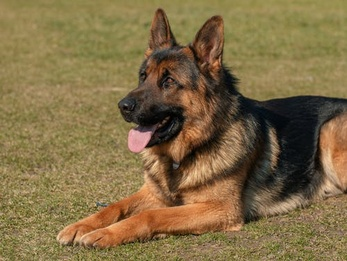
#> input picture src/GermanShep.jpeg, 347 x 261 px, shrunk from 500 x 376 before the run
$ python split.py   (older library calls are emulated)
#> lines starting #> are read from the running program, lines starting #| are printed output that depends on the picture; pictures that were not available may be replaced by others from this repository, and a replacement may not be noted
import numpy as np
import scipy as sc
import cv2 as cv
import matplotlib as plt
from matplotlib import pyplot
import pylab as pyl
import PIL
import glob
import os
import imageio
from PIL import Image
from PIL import ImagePalette
from statistics import mean
#https://stackoverflow.com/questions/20368413/draw-grid-lines-over-an-image-in-matplotlib
#https://stackoverflow.com/questions/19062875/how-to-get-the-number-of-channels-from-an-image-in-opencv-2
#https://stackoverflow.com/questions/13167269/changing-pixel-color-python

# [94 lines left out: functions splitImage2, replaceImageWithAvgs, not called in this run]

def readTileImages(imageDir):
    """
    Gather Tiles:
    Read list of images from a directory and put in list
    """
    images = [] # List to store all tile image files
    files = os.listdir(imageDir)

    for file in files:
        #path = os.path.abspath(os.path.join(imageDir,file))
        path = os.path.abspath(os.path.join(imageDir,file))
        image = Image.open(path)
        #images = np.concatenate((images,image), axis=0)
        images.append(image)
        #print(images)
    return images

def averageRGB(Image):
    """
    Given a single Image, return avg colour (r,g,b)
    """
    img = np.array(Image)
    #width, height, col_pixels = img.shape[:3]
    #img.shape = (width * height,col_pixels)

    return tuple(np.mean(img,axis=(0,1)))


def getAVGsInDir(imgDir):
    """
    Gets the average RGB of jpeg tiles in the tile directory and appends them to a
    list.
    """
    avgs = []
    for img in glob.iglob(imgDir + '/*.jpg'):
        image = Image.open(img)
        avg = averageRGB(image)
        #print(avg)
        avgs.append(avg)

    return avgs

# [7 lines left out: function resizeImage2, not called in this run]

def resizeImage(img,sf):
    """
    Function to resize an image into a square block,
    by scalefactor "sf".
    """
    img = img.resize((sf,sf), Image.ANTIALIAS)
    return img


def createGrid(images, w, h, imageSize):
  """
  Create a grid of images given a list of tiles.
  """
  m = h
  n = w
  width = imageSize
  height = imageSize
  # sanity check
  #assert m*n == len(images)

  resizedImages = []
  for img in images:
      resizedImages.append(resizeImage(img,imageSize))

  # create empty image to overlay tiles on
  grid_img = Image.new('RGB', (n*width, m*height))

  # paste images
  for index in range(len(resizedImages)):
    row = int(index/n)
    col = index - n*row
    grid_img.paste(resizedImages[index], (col*width, row*height))

  return grid_img


# copied
# def tileMatchAlgorithm(in_avg, avgs):
#     """
#     Algorithm to find the index of the best matching tile using Euclidian distance
#     """
#     avg = in_avg
#     i = 0
#     min_i = 0
#     dist = 0
#     min_dist = float("inf")
#     for val in avgs:
#         # euclidian distance function
#         dist = ((val[0] - avg[0])*(val[0] - avg[0]) +
#             (val[1] - avg[1])*(val[1] - avg[1]) +
#             (val[2] - avg[2])*(val[2] - avg[2]))
#
#         #dist = np.linalg.norm(val - avg)
#     if dist < min_dist:
#       min_dist = dist
#       min_i = i
#     i += 1
#     return min_i
def tileMatchAlgorithm(avg, avgs):
  """
  return index of best Image match based on RGB value distance
  """

  # get the closest RGB value to input, based on x/y/z distance
  index = 0
  min_index = 0
  min_dist = float("inf")
  for val in avgs:
    dist = ((val[0] - avg[0])*(val[0] - avg[0]) +
            (val[1] - avg[1])*(val[1] - avg[1]) +
            (val[2] - avg[2])*(val[2] - avg[2]))
    if dist < min_dist:
      min_dist = dist
      min_index = index
    index += 1

  return min_index
# [10 lines of commented-out code are left out]

def splitImage(image, blockdims):
  """
  Splits image into blocks and returns a list of sub images
  """
  # list of sub images
  sub_images = []

  width = image.size[0]
  height = image.size[1]
  m = blockdims
  n = blockdims
  w, h = int(width/n), int(height/m)

  # generate list of dimensions
  for j in range(m):
    for i in range(n):
      # add cropped images to array
      sub_images.append(image.crop((i*w, j*h, (i+1)*w, (j+1)*h)))
  return sub_images

def mosaicMaker(image, tile_dir, tile_size, gridWidth, gridHeight):
    """
    Create the photomosaic.
    """
    # Create a list of images for the output
    output = []
    # Create a list of tile images
    tiles = readTileImages(tile_dir)
    # divide the source image
    image_blocks = splitImage(image, tile_size)

    # Get a list of averages for the Tiles
    tile_avgs = getAVGsInDir(tile_dir)
    # [5 lines of commented-out code are left out]
    for block in image_blocks:
        block_avg = averageRGB(block)
        # find the index of the best matching block with the tile
        index = tileMatchAlgorithm(block_avg,tile_avgs)
        #print(index)
        output.append(tiles[index])
    mosaic = createGrid(output, gridWidth, gridHeight, tile_size)

    return mosaic


#def mosaicCreator(target_image, tile_images):
#    """
#    Creates the photomosaic.
#    """
    # output images
#    output_images = []
    # Empty canvas to overlay mosaic
    #mosaic = np.zeros((target_image.shape))

    # divide source image
    #target_image = splitImage(target_image,8)

    # Get a list of average RGB's from directory
    #tile_avgs = getAVGsInDir(tile_images)

    # get list of averages for target image
    #avg = replaceImageWithAvgs(target_image,8)
    #for img in tile_images:
        #img = cv.imread(img)
        #tile_avgs = averageRGB(img)
                # target sub-image average


        # find match index
        #match_index = tileMatchAlgorithm(avg, tile_avgs)
        #output_images.append(tile_images[match_index])

    #mosaic = createGrid(output_images,8)


    #return mosaic
    # for each block
    #for i in
    # get tile averages
    #getAVGsInDir(tile_images)


def main():
    img = Image.open('GermanShep.jpeg')
#> img is the input picture: PIL image 347x261 RGB; mean R, G, B 129.4, 108.8, 69.8
    split = splitImage(img, 20)
#> after the loop in splitImage, `for j in range(m):`: sub_images = 400 items
#> split = 400 items

    #print(averageRGB(split[15]))

    images = readTileImages(r'C:\Users\NFO\Desktop\Project\apmw_flowers')
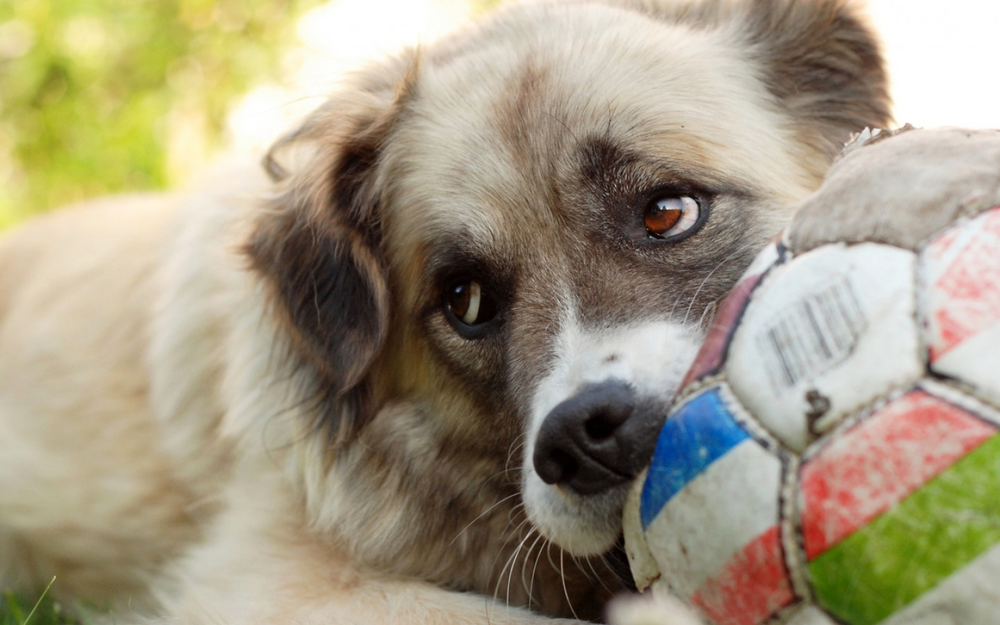
#> input picture src/Original Dog image.png, 1000 x 625 px, shrunk from 1440 x 900 before the run, found by its file name
#> in readTileImages, image is the input picture: PIL image 1000x625 RGBA; mean R, G, B, A 163.4, 154.1, 130.5, 255
#> images = 1 item
    # [6 lines of commented-out code are left out]
    Mos = mosaicMaker(img, r'C:\Users\NFO\Desktop\Project\apmw_flowers', 50, 50, 50)
#> in mosaicMaker, `image_blocks = splitImage(image, tile_size)`: image_blocks = 2500 items
#> the loop in mosaicMaker, `for block in image_blocks:` made 2500 passes
#> block_avg on passes 1 to 3: (148.6, 130.1, 80.17), (143.1, 128.5, 73.63), (141.4, 128.8, 74.57)
#> the loop in createGrid, `for img in images:` made 2500 passes
#> pass 1, in resizeImage, `img = img.resize((sf,sf), Image.ANTIALIAS)`:
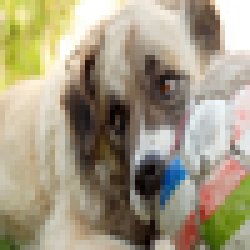
#> img: PIL image 50x50 RGBA (shown 5 times larger); mean R, G, B, A 163.4, 154, 130.4, 255
#> in createGrid, `grid_img = Image.new('RGB', (n*width, m*height))`: grid_img: PIL image 2500x2500 RGB; every value is 0
#> the loop in createGrid, `for index in range(len(resizedImages)):` made 2500 passes
#> (row, col) on passes 1 to 3: (0, 0), (0, 1), (0, 2)
#> after the loop in createGrid, `for index in range(len(resizedImages)):`:
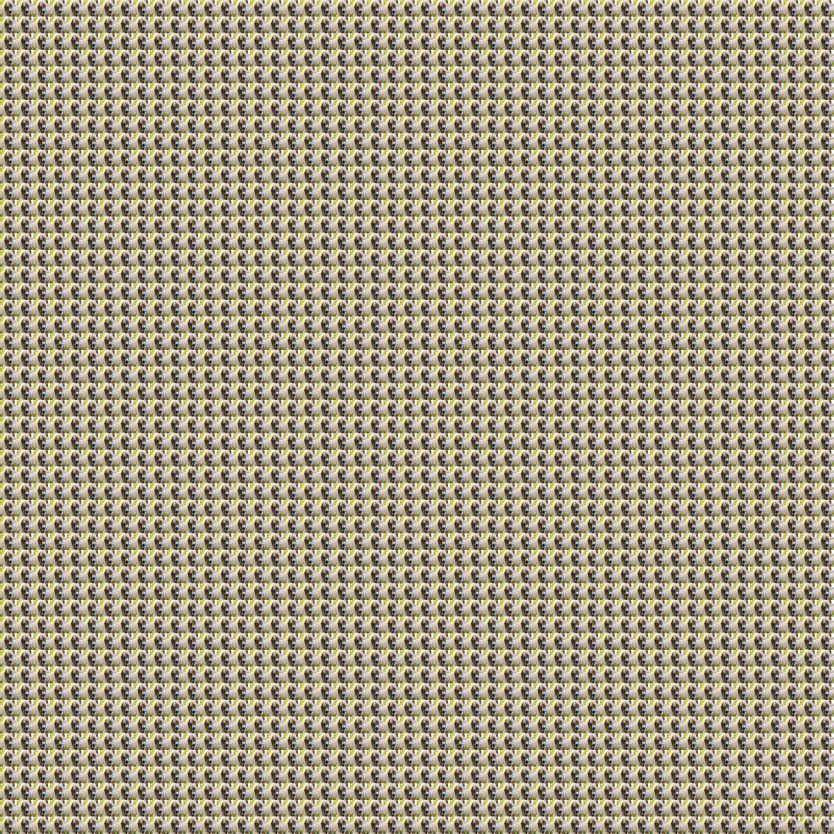
#> grid_img: PIL image 2500x2500 RGB (shown at 1/3 size); mean R, G, B 163.4, 154, 130.4
    Mos.show()

    # [28 lines of commented-out code are left out]
    cv.waitKey(0)
main()
# I want something that loops through the image rows and cols, finds the average
# RGB for that pixel and replaces the pixel with the average value
